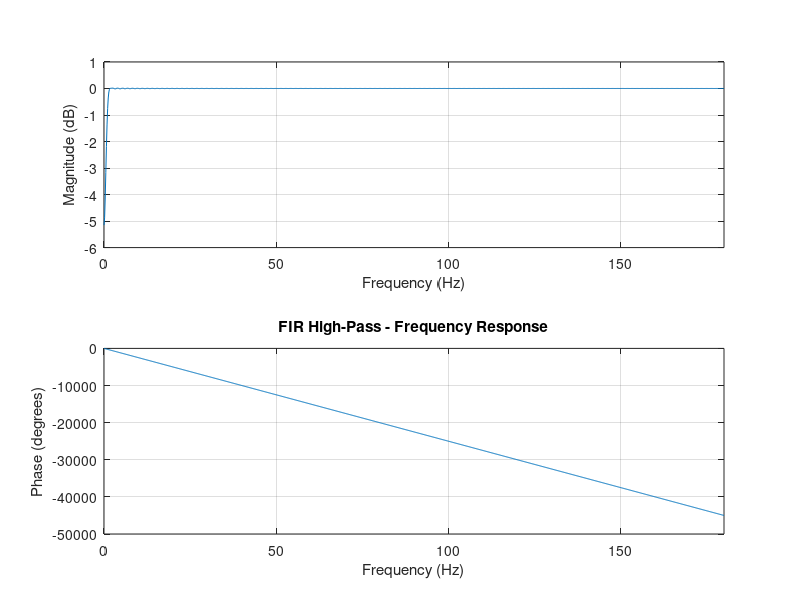
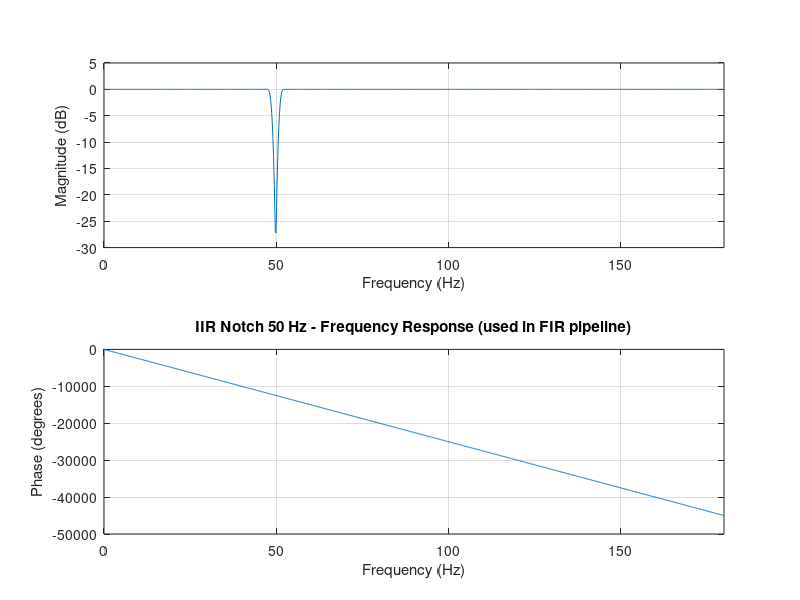
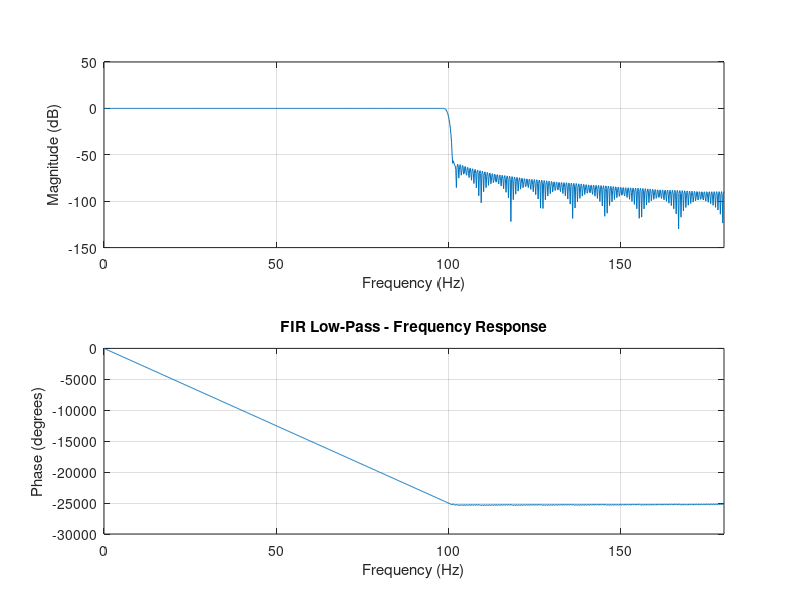
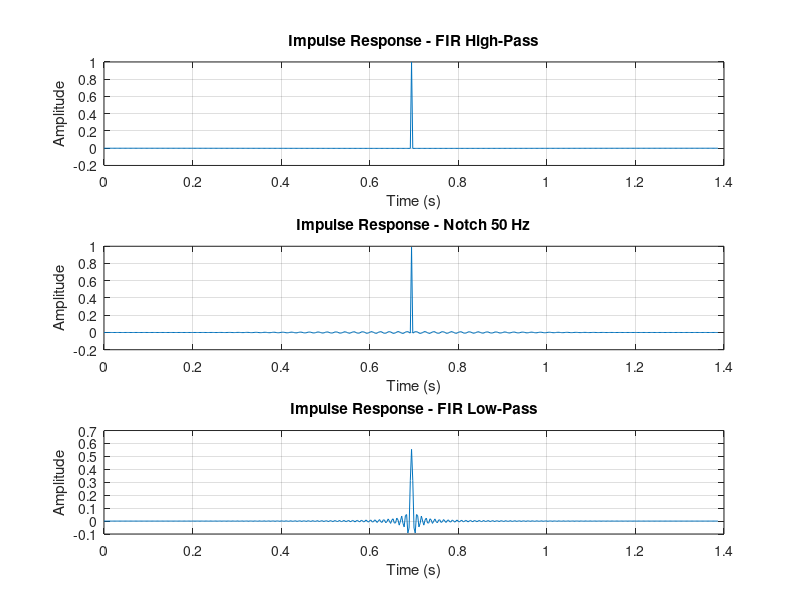

These charts were generated, in order, by the following MATLAB code: (Note: this script raises an error after producing the figures.)
%% Load ECG data
load('ecg_data.mat');

%% Design FIR Filters
firOrder = 500;
firHighPassOrder = firOrder;
firStandardOrder = firOrder;

% High-pass FIR filter
firHighPassNumerator = fir1(firOrder, 0.5 / (samplingFrequency / 2), 'high');
firHighPassDenominator = 1;

% Notch FIR band-stop filter at 50 Hz
firNotchNumerator = fir1(firOrder, [49 51] / (samplingFrequency / 2), 'stop');
firNotchDenominator = 1;

% Low-pass FIR filter
firLowPassNumerator = fir1(firOrder, 100 / (samplingFrequency / 2), 'low');
firLowPassDenominator = 1;

%% Plot Frequency Responses
figure;
freqz(firHighPassNumerator, firHighPassDenominator, 1024, samplingFrequency);
title('FIR High-Pass - Frequency Response');
figure;
freqz(firNotchNumerator, firNotchDenominator, 1024, samplingFrequency);
title('IIR Notch 50 Hz - Frequency Response (used in FIR pipeline)');
figure;
freqz(firLowPassNumerator, firLowPassDenominator, 1024, samplingFrequency);
title('FIR Low-Pass - Frequency Response');

%% Plot Impulse Responses
impulseResponseLength = 500;
impulseTimeAxis = (0:impulseResponseLength - 1) / samplingFrequency;
firHighPassImpulseResponse = impz(firHighPassNumerator, firHighPassDenominator, impulseResponseLength);
notchImpulseResponse = impz(firNotchNumerator, firNotchDenominator, impulseResponseLength);
firLowPassImpulseResponse = impz(firLowPassNumerator, firLowPassDenominator, impulseResponseLength);
figure;
subplot(3, 1, 1);
plot(impulseTimeAxis, firHighPassImpulseResponse);
title('Impulse Response - FIR High-Pass');
xlabel('Time (s)');
ylabel('Amplitude');
grid on;
subplot(3, 1, 2);
plot(impulseTimeAxis, notchImpulseResponse);
title('Impulse Response - Notch 50 Hz');
xlabel('Time (s)');
ylabel('Amplitude');
grid on;
subplot(3, 1, 3);
plot(impulseTimeAxis, firLowPassImpulseResponse);
title('Impulse Response - FIR Low-Pass');
xlabel('Time (s)');
ylabel('Amplitude');
grid on;

%% Plot Step Responses
firHighPassStepResponse = stepz(firHighPassNumerator, firHighPassDenominator, impulseResponseLength);
notchStepResponse = stepz(firNotchNumerator, firNotchDenominator, impulseResponseLength);
firLowPassStepResponse = stepz(firLowPassNumerator, firLowPassDenominator, impulseResponseLength);
figure;
subplot(3, 1, 1);
plot(impulseTimeAxis, firHighPassStepResponse);
title('Step Response - FIR High-Pass');
xlabel('Time (s)');
ylabel('Amplitude');
grid on;
subplot(3, 1, 2);
plot(impulseTimeAxis, notchStepResponse);
title('Step Response - Notch 50 Hz');
xlabel('Time (s)');
ylabel('Amplitude');
grid on;
subplot(3, 1, 3);
plot(impulseTimeAxis, firLowPassStepResponse);
title('Step Response - FIR Low-Pass');
xlabel('Time (s)');
ylabel('Amplitude');
grid on;

%% Pole-Zero Plots
figure;
subplot(1, 3, 1);
zplane(firHighPassNumerator, firHighPassDenominator);
title('Pole-Zero - FIR HP');
subplot(1, 3, 2);
zplane(firNotchNumerator, firNotchDenominator);
title('Pole-Zero - Notch 50 Hz');
subplot(1, 3, 3);
zplane(firLowPassNumerator, firLowPassDenominator);
title('Pole-Zero - FIR LP');

%% Apply Filters
ecgAfterHighPass = filtfilt(firHighPassNumerator, firHighPassDenominator, noisyEcgSignal);
ecgAfterNotch = filtfilt(firNotchNumerator, firNotchDenominator, ecgAfterHighPass);
ecgCleanedFir = filtfilt(firLowPassNumerator, firLowPassDenominator, ecgAfterNotch);

%% Plot Filtering Steps
figure;
subplot(4, 1, 1);
plot(timeAxis, noisyEcgSignal);
title('Noisy ECG');
ylabel('mV');
grid on;
subplot(4, 1, 2);
plot(timeAxis, ecgAfterHighPass);
title('After FIR High-Pass');
ylabel('mV');
grid on;
subplot(4, 1, 3);
plot(timeAxis, ecgAfterNotch);
title('After FIR Notch');
ylabel('mV');
grid on;
subplot(4, 1, 4);
plot(timeAxis, ecgCleanedFir);
title('After FIR Low-Pass');
ylabel('mV');
xlabel('Time (s)');
grid on;

%% Print Coefficients
disp('FIR HP first 10 b coefficients:');
disp(firHighPassNumerator(1:10));
disp('Notch numerator b:');
disp(firNotchNumerator);
disp('Notch denominator a:');
disp(firNotchDenominator);
disp('FIR LP first 10 b coefficients:');
disp(firLowPassNumerator(1:10));

%% Verify Specs Compliance
firHpSampleIndices = (0:firHighPassOrder);
firStdSampleIndices = (0:firStandardOrder);
notchSampleIndices = (0:firOrder);

hpPassbandGain = 20 * log10(abs(firHighPassNumerator * exp(-1j * 2 * pi * 10 / samplingFrequency * firHpSampleIndices)'));
hpStopbandAttenuation_01 = 20 * log10(abs(firHighPassNumerator * exp(-1j * 2 * pi * 0.1 / samplingFrequency * firHpSampleIndices)'));
lpPassbandGain = 20 * log10(abs(firLowPassNumerator * exp(-1j * 2 * pi * 90 / samplingFrequency * firStdSampleIndices)'));
lpStopbandAttenuation = 20 * log10(abs(firLowPassNumerator * exp(-1j * 2 * pi * 150 / samplingFrequency * firStdSampleIndices)'));
notchExactFreqVector = exp(-1j * 2 * pi * 50 / samplingFrequency * notchSampleIndices);
notchExactAttenuation = 20 * log10(abs(firNotchNumerator * notchExactFreqVector'));

fprintf('\nFIR Specs Verification: \n');
fprintf('HP passband gain at 10 Hz  : %.3f dB\n', hpPassbandGain);
fprintf('HP stopband atten at 0.1 Hz: %.3f dB\n', hpStopbandAttenuation_01);
fprintf('LP passband gain at 90 Hz  : %.3f dB\n', lpPassbandGain);
fprintf('LP stopband atten at 150 Hz: %.3f dB\n', lpStopbandAttenuation);
fprintf('Notch exact atten at 50 Hz : %.3f dB\n', notchExactAttenuation);

%% Save
save('fir_result.mat', 'ecgCleanedFir', 'firHighPassNumerator', 'firHighPassDenominator', ...
    'firNotchNumerator', 'firNotchDenominator', 'firLowPassNumerator', 'firLowPassDenominator');
